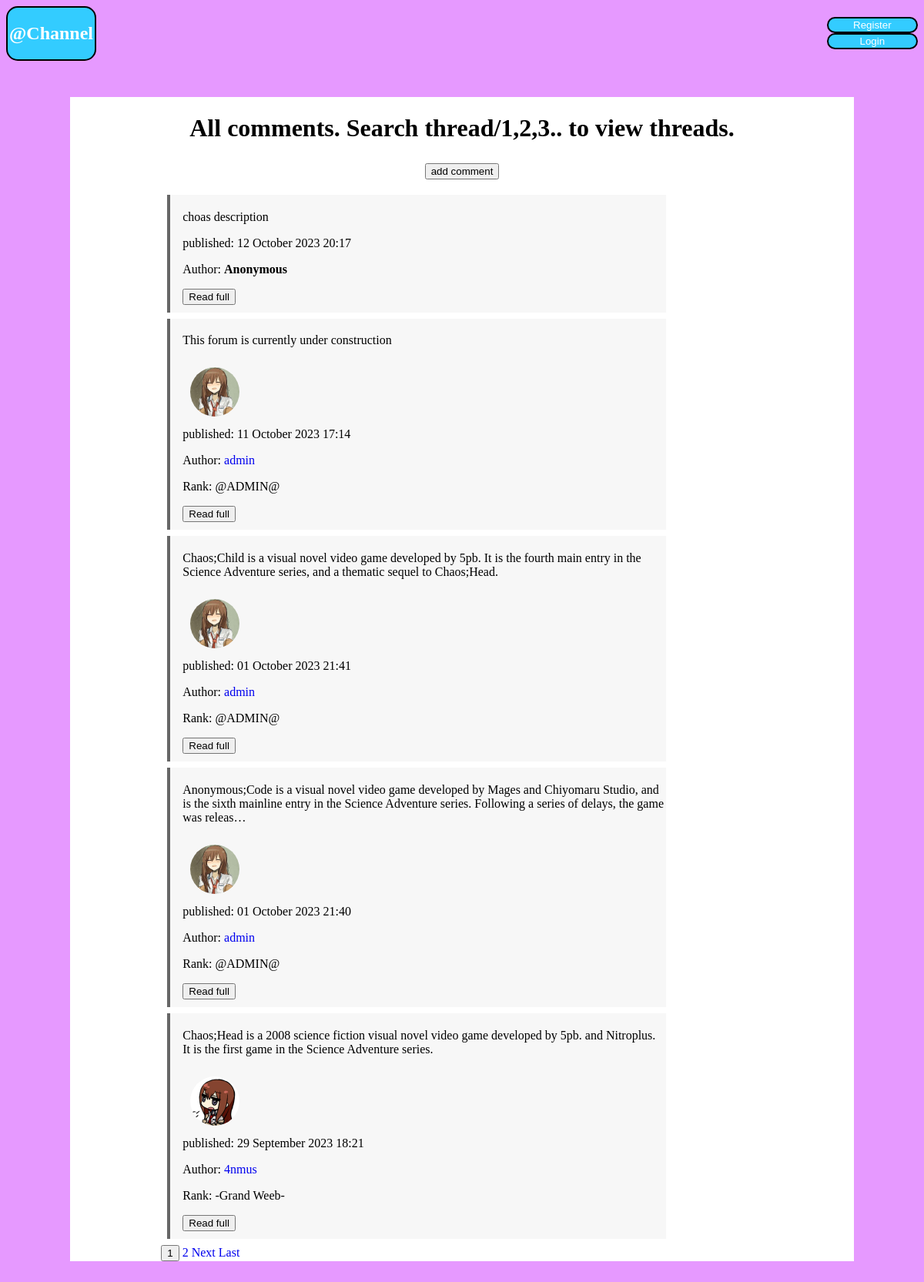
The page /threads/ on the database its author committed.
### blog/models.py (models this page shows, shortened)
class News(models.Model):
    text = models.TextField("Text", max_length= 500)
    date = models.DateTimeField('date', default=timezone.now)
    author = models.ForeignKey(User, verbose_name='author', on_delete=models.CASCADE,  null=True)
    thread = models.ForeignKey(Threads, verbose_name='thread', on_delete=models.CASCADE, null=True)
    class Meta:
        verbose_name = 'New'
        verbose_name_plural = 'News'

### users/models.py (models this page shows, shortened)
class Profile(models.Model):
    user = models.OneToOneField(User, on_delete=models.CASCADE)
    img = models.ImageField("user Photo", default='kris.png', upload_to='user_images')
    class Meta:
        verbose_name = 'Profile'
        verbose_name_plural = "Profiles"

class Rank(models.Model):
    NW = "New"
    AR = "ATTO_CHANNELER"
    WB = "Weeb"
    GW = "-Grand Weeb-"
    AA = "@ADMIN@"
    RANK_CHOICES = [
        (NW, "NW"),
        (AR, "AR"),
        (WB, "WB"),
        (GW, "GW"),
        (AA, "AA"),
    ]
    user = models.OneToOneField(User, on_delete=models.CASCADE)
    rank = models.CharField(max_length=15, choices=RANK_CHOICES, default=NW)
    class Meta:
        verbose_name = 'Rank'
        verbose_name_plural = "Ranks"

### blog/views.py (the view)
# urls.py: path('threads/', views.ShowNewsView.as_view(), name='home-page'),
class ShowNewsView(ListView):
    model = News
    template_name = 'blog/home.html'
    context_object_name = 'news'
    ordering = ['-date']
    paginate_by = 5
    def get_context_data(self, **kwargs):
        ctx = super(ShowNewsView, self).get_context_data(**kwargs)
        ctx['title'] = 'All comments. Search thread/1,2,3.. to view threads.'
        return ctx

### blog/templates/blog/home.html (shortened to what this page needs)
{% extends 'blog/base.html' %}
{% block content %}
    <div class="container bg-light">
        <h1 class="text-center">{{ title }}</h1>
        <h2 class="text-center"><a href="{% url 'comment-add' post.id %}"><button>add comment</button></a></h2>
        {% for post in news %}
            <div class="post">
                <p>{{ post.text|truncatechars:200|striptags }}</p>
                <div >
                    <div>
                        {% if post.author %}
                        <img src="{{ post.author.profile.img.url }}" alt="{{ post.author }}" class="user_images" >
                        {% endif %}
                    </div>
                    <div>
                        <span class="text-muted" >published: {{ post.date|date:"d E Y H:i" }}</span>
                        {% if post.author %}
                            <p>Author: <a href="{% url 'user-comment' post.author %}">{{ post.author }}</a></p>
                            <p>Rank: {{ post.author.rank.rank}}</p>
                        {% else %}
                            <p>Author: <b>Anonymous</b></p>
                        {% endif %}
                    </div>
                </div>
                <a href="{% url 'comment-detail' post.id %}"><button>Read full</button></a>
            </div>
        {% endfor %}
        {% if is_paginated %}
            {% for page in page_obj.paginator.page_range %}
                {% if page == page_obj.number %}
                    <button class="btn btn-warning">{{ page }}</button>
                {% elif page > page_obj.number|add:'-3' and page < page_obj.number|add:'3' %}
                    <a href="?page={{ page }}" class="btn btn--outline-warning">{{ page }}</a>
                {% endif %}
            {% endfor %}
            {% if page_obj.has_next %}
                <a href="?page={{ page_obj.next_page_number }}" class="btn btn-outline-warning">Next</a>
                <a href="?page={{ page_obj.paginator.num_pages }}" class="btn btn-outline-warning">Last</a>
            {% endif %}
        {% endif %}
    </div>
{% endblock %}

### blog/templates/blog/base.html (style rules this page uses)
.color { background-color: #e699ff; }
a { text-decoration: none; }
.text-center { text-align: center; }
.post { width: 80%; padding: 1px 3px 10px 16px; margin: 8px; max-width: 90%; border-left: 4px solid rgb(102, 102, 102); background-color: rgba(102, 102, 102, 0.05); }
.user_images { margin: 10px; width: 64px; height: 64px; border-radius: 50%; margin-right: 15px; }

### rows shown on the page
News: text "choas description", date "12 October 2023 20:17", shows "Author:"
News: text "This forum is currently under construction", author.profile.img (picture), date "11 October 2023 17:14", author "admin", author.rank.rank "@ADMIN@"
News: text "Chaos;Child is a visual novel video game developed by 5pb. It is the fourth main entry in the Science Adventure series, and a thematic sequel to Chaos;Head.", author.profile.img (picture), date "01 October 2023 21:41", author "admin", author.rank.rank "@ADMIN@"
News: text "Anonymous;Code is a visual novel video game developed by Mages and Chiyomaru Studio, and is the sixth mainline entry in the Science Adventure series. Following a series of delays, the game was releas…", author.profile.img (picture), date "01 October 2023 21:40", author "admin", author.rank.rank "@ADMIN@"
News: text "Chaos;Head is a 2008 science fiction visual novel video game developed by 5pb. and Nitroplus. It is the first game in the Science Adventure series.", author.profile.img (picture), date "29 September 2023 18:21", author "4nmus", author.rank.rank "-Grand Weeb-"

### other values the page prints
{{ title }} "All comments. Search thread/1,2,3.. to view threads."
{{ page }} "1"
{{ page }} "2"
